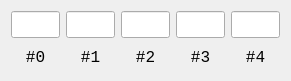
    <widget class="QWidget" name="layoutWidget">
     <property name="geometry">
      <rect>
       <x>140</x>
       <y>240</y>
       <width>291</width>
       <height>81</height>
      </rect>
     </property>
     <layout class="QHBoxLayout" name="horizontalLayout_2">
      <item>
       <layout class="QVBoxLayout" name="verticalLayout_3">
        <item>
         <widget class="QLineEdit" name="spaceline0">
          <property name="enabled">
           <bool>true</bool>
          </property>
          <property name="sizePolicy">
           <sizepolicy hsizetype="Expanding" vsizetype="Expanding">
            <horstretch>0</horstretch>
            <verstretch>0</verstretch>
           </sizepolicy>
          </property>
          <property name="font">
           <font>
            <family>Consolas</family>
            <pointsize>12</pointsize>
           </font>
          </property>
          <property name="alignment">
           <set>Qt::AlignCenter</set>
          </property>
          <property name="readOnly">
           <bool>true</bool>
          </property>
         </widget>
        </item>
        <item>
         <widget class="QLabel" name="spacelabel0">
          <property name="sizePolicy">
           <sizepolicy hsizetype="Expanding" vsizetype="Expanding">
            <horstretch>0</horstretch>
            <verstretch>0</verstretch>
           </sizepolicy>
          </property>
          <property name="font">
           <font>
            <family>Consolas</family>
            <pointsize>12</pointsize>
           </font>
          </property>
          <property name="text">
           <string>#0</string>
          </property>
          <property name="alignment">
           <set>Qt::AlignCenter</set>
          </property>
         </widget>
        </item>
       </layout>
      </item>
      <item>
       <layout class="QVBoxLayout" name="verticalLayout_5">
        <item>
         <widget class="QLineEdit" name="spaceline1">
          <property name="enabled">
           <bool>true</bool>
          </property>
          <property name="sizePolicy">
           <sizepolicy hsizetype="Expanding" vsizetype="Expanding">
            <horstretch>0</horstretch>
            <verstretch>0</verstretch>
           </sizepolicy>
          </property>
          <property name="font">
           <font>
            <family>Consolas</family>
            <pointsize>12</pointsize>
           </font>
          </property>
          <property name="alignment">
           <set>Qt::AlignCenter</set>
          </property>
          <property name="readOnly">
           <bool>true</bool>
          </property>
         </widget>
        </item>
        <item>
         <widget class="QLabel" name="spacelabel1">
          <property name="sizePolicy">
           <sizepolicy hsizetype="Expanding" vsizetype="Expanding">
            <horstretch>0</horstretch>
            <verstretch>0</verstretch>
           </sizepolicy>
          </property>
          <property name="font">
           <font>
            <family>Consolas</family>
            <pointsize>12</pointsize>
           </font>
          </property>
          <property name="text">
           <string>#1</string>
          </property>
          <property name="alignment">
           <set>Qt::AlignCenter</set>
          </property>
         </widget>
        </item>
       </layout>
      </item>
      <item>
       <layout class="QVBoxLayout" name="verticalLayout_6">
        <item>
         <widget class="QLineEdit" name="spaceline2">
          <property name="enabled">
           <bool>true</bool>
          </property>
          <property name="sizePolicy">
           <sizepolicy hsizetype="Expanding" vsizetype="Expanding">
            <horstretch>0</horstretch>
            <verstretch>0</verstretch>
           </sizepolicy>
          </property>
          <property name="font">
           <font>
            <family>Consolas</family>
            <pointsize>12</pointsize>
           </font>
          </property>
          <property name="alignment">
           <set>Qt::AlignCenter</set>
          </property>
          <property name="readOnly">
           <bool>true</bool>
          </property>
         </widget>
        </item>
        <item>
         <widget class="QLabel" name="spacelabel2">
          <property name="sizePolicy">
           <sizepolicy hsizetype="Expanding" vsizetype="Expanding">
            <horstretch>0</horstretch>
            <verstretch>0</verstretch>
           </sizepolicy>
          </property>
          <property name="font">
           <font>
            <family>Consolas</family>
            <pointsize>12</pointsize>
           </font>
          </property>
          <property name="text">
           <string>#2</string>
          </property>
          <property name="alignment">
           <set>Qt::AlignCenter</set>
          </property>
         </widget>
        </item>
       </layout>
      </item>
      <item>
       <layout class="QVBoxLayout" name="verticalLayout_7">
        <item>
         <widget class="QLineEdit" name="spaceline3">
          <property name="enabled">
           <bool>true</bool>
          </property>
          <property name="sizePolicy">
           <sizepolicy hsizetype="Expanding" vsizetype="Expanding">
            <horstretch>0</horstretch>
            <verstretch>0</verstretch>
           </sizepolicy>
          </property>
          <property name="font">
           <font>
            <family>Consolas</family>
            <pointsize>12</pointsize>
           </font>
          </property>
          <property name="alignment">
           <set>Qt::AlignCenter</set>
          </property>
          <property name="readOnly">
           <bool>true</bool>
          </property>
         </widget>
        </item>
        <item>
         <widget class="QLabel" name="spacelabel3">
          <property name="sizePolicy">
           <sizepolicy hsizetype="Expanding" vsizetype="Expanding">
            <horstretch>0</horstretch>
            <verstretch>0</verstretch>
           </sizepolicy>
          </property>
          <property name="font">
           <font>
            <family>Consolas</family>
            <pointsize>12</pointsize>
           </font>
          </property>
          <property name="text">
           <string>#3</string>
          </property>
          <property name="alignment">
           <set>Qt::AlignCenter</set>
          </property>
         </widget>
        </item>
       </layout>
      </item>
      <item>
       <layout class="QVBoxLayout" name="verticalLayout_8">
        <item>
         <widget class="QLineEdit" name="spaceline4">
          <property name="enabled">
           <bool>true</bool>
          </property>
          <property name="sizePolicy">
           <sizepolicy hsizetype="Expanding" vsizetype="Expanding">
            <horstretch>0</horstretch>
            <verstretch>0</verstretch>
           </sizepolicy>
          </property>
          <property name="font">
           <font>
            <family>Consolas</family>
            <pointsize>12</pointsize>
           </font>
          </property>
          <property name="alignment">
           <set>Qt::AlignCenter</set>
          </property>
          <property name="readOnly">
           <bool>true</bool>
          </property>
         </widget>
        </item>
        <item>
         <widget class="QLabel" name="spacelabel4">
          <property name="sizePolicy">
           <sizepolicy hsizetype="Expanding" vsizetype="Expanding">
            <horstretch>0</horstretch>
            <verstretch>0</verstretch>
           </sizepolicy>
          </property>
          <property name="font">
           <font>
            <family>Consolas</family>
            <pointsize>12</pointsize>
           </font>
          </property>
          <property name="text">
           <string>#4</string>
          </property>
          <property name="alignment">
           <set>Qt::AlignCenter</set>
          </property>
         </widget>
        </item>
       </layout>
      </item>
     </layout>
    </widget>
